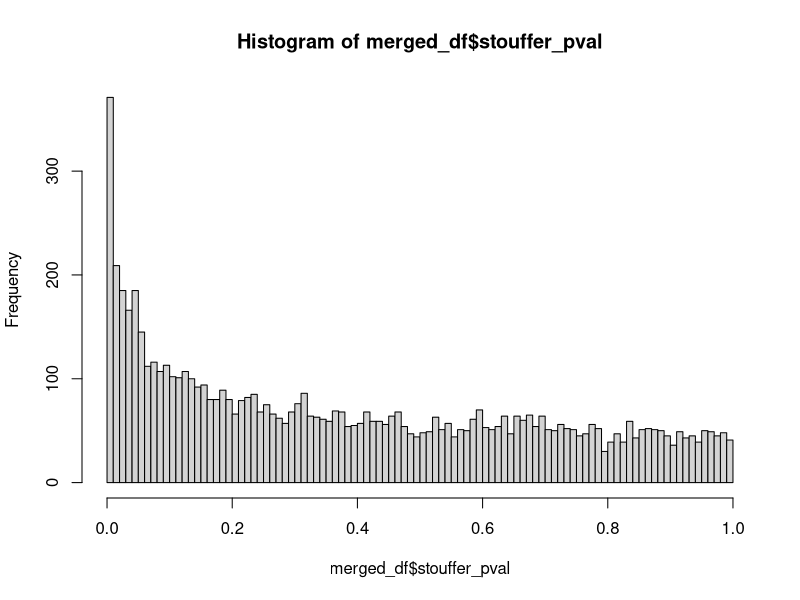
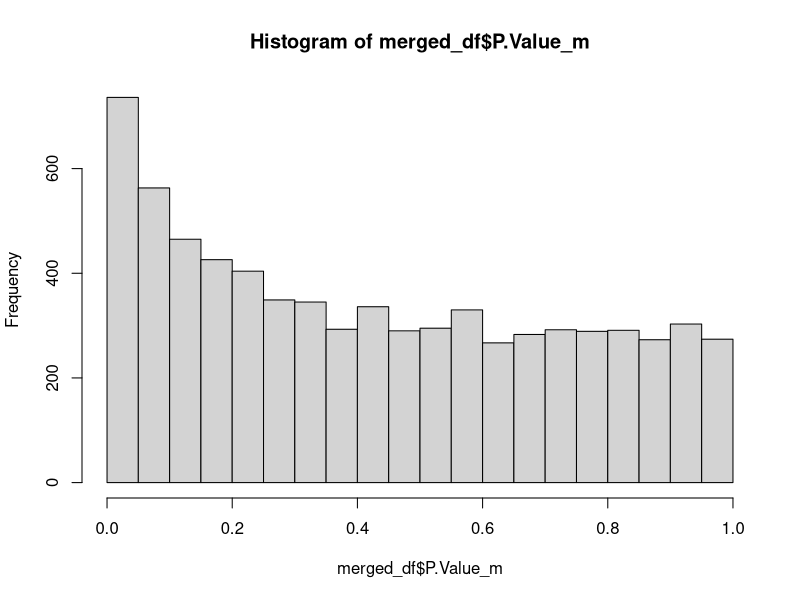
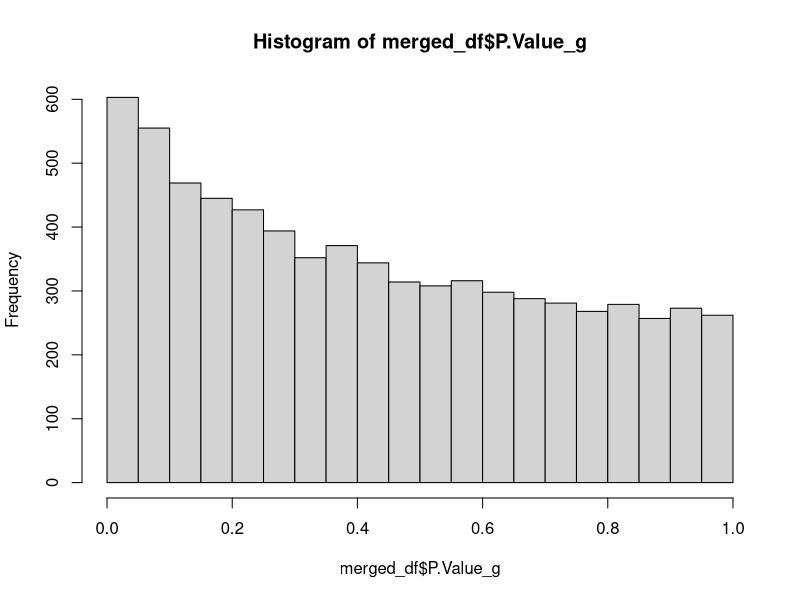
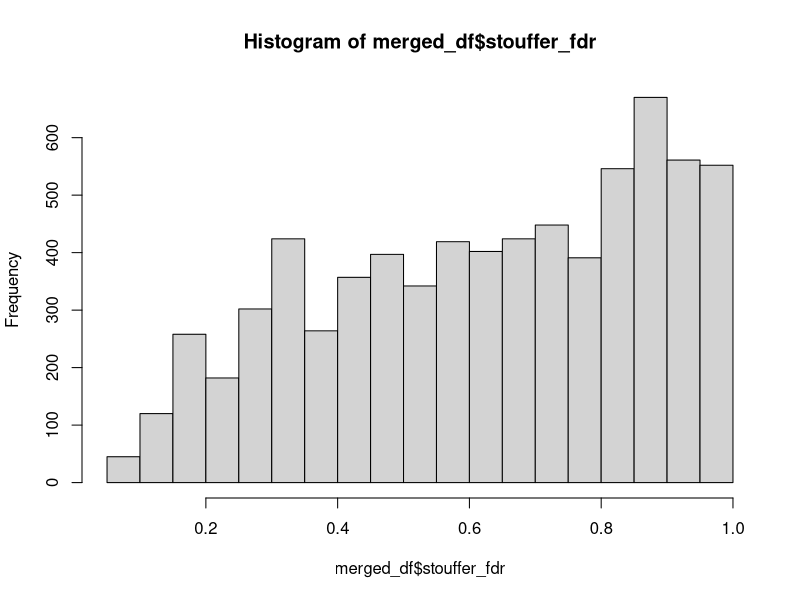

Write the R code that produced these figures, in order.
library(dplyr)
library(readr)



setwd("~/Reuben/Biomarker Finding/for_cgdrg/dge")


m_result <- read_tsv('../mutual-data/emtab_top_table.tsv')
g_result <- read_tsv('../mutual-data/gse_top_table.tsv')


merged_df <- inner_join(m_result, g_result, by = "Gene", suffix = c("_m", "_g"))

## ------------------------ Stouffer’s Z-Score Method
weight_m <- 1 #3.26,
weight_g <- 1 #2.97,

merged_df <- merged_df %>%
	mutate(
		logFC_mean = (logFC_m + logFC_g) / 2,
		z_dir_m = sign(logFC_m) * qnorm(1 - P.Value_m/2),
		z_dir_g = sign(logFC_g) * qnorm(1 - P.Value_g/2),
		stouffer_z = (weight_m * z_dir_m + weight_g * z_dir_g) / sqrt(weight_m^2 + weight_g^2),
		stouffer_pval = 2 * pnorm(-abs(stouffer_z)),
		stouffer_fdr = p.adjust(stouffer_pval, method = "fdr")
	)
## -------------------------- Just plotting the pvalues
par(mfrow=c(1,1))
hist(merged_df$stouffer_pval, breaks=100)
hist(merged_df$P.Value_m, breaks = 20)
hist(merged_df$P.Value_g, breaks = 20)
hist(merged_df$stouffer_fdr, breaks = 20)

## -------------------------- Filter
sig_genes_meta <- merged_df %>%
	# filter(stouffer_fdr < 0.1) %>%
	filter(stouffer_pval < 0.05) %>%
	pull(Gene)

sort(sig_genes_meta)



## ------------------write the stouffer sig genes
writeLines(sort(sig_genes_meta), 'sig_genes_meta.txt')

## ------------------write the stouffer results
merged_df %>%
	select(
		Gene, logFC_m, logFC_g, P.Value_m, P.Value_g, logFC_mean,
		stouffer_z, stouffer_pval, stouffer_fdr
		#z_dir_m, z_dir_g
	) %>%
	arrange(stouffer_pval) %>%
	mutate(
		across(where(is.numeric), function(x){round(x, 4)})
	) %>%
	writexl::write_xlsx('stouffer_result.xlsx')














